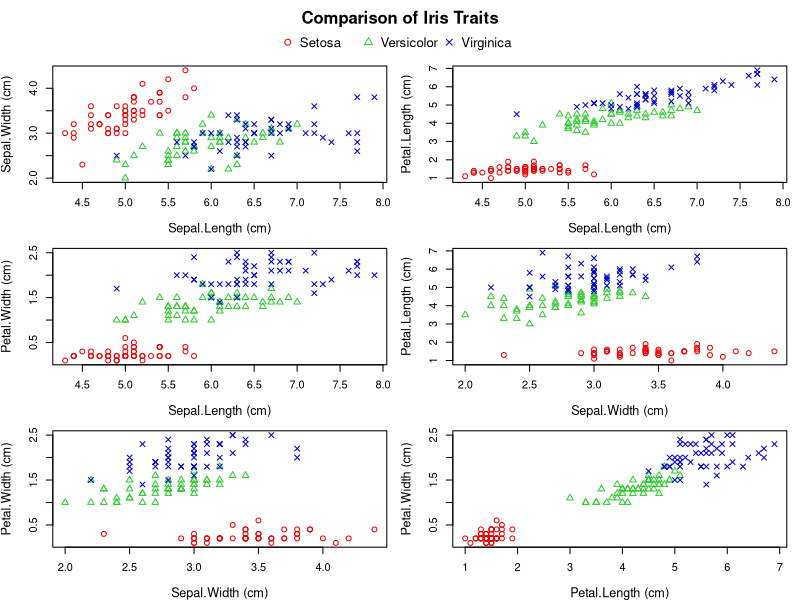
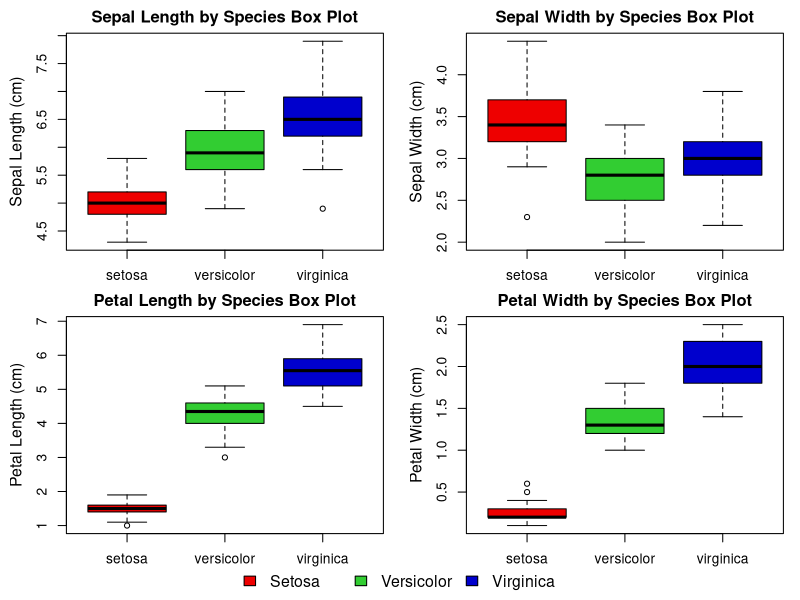
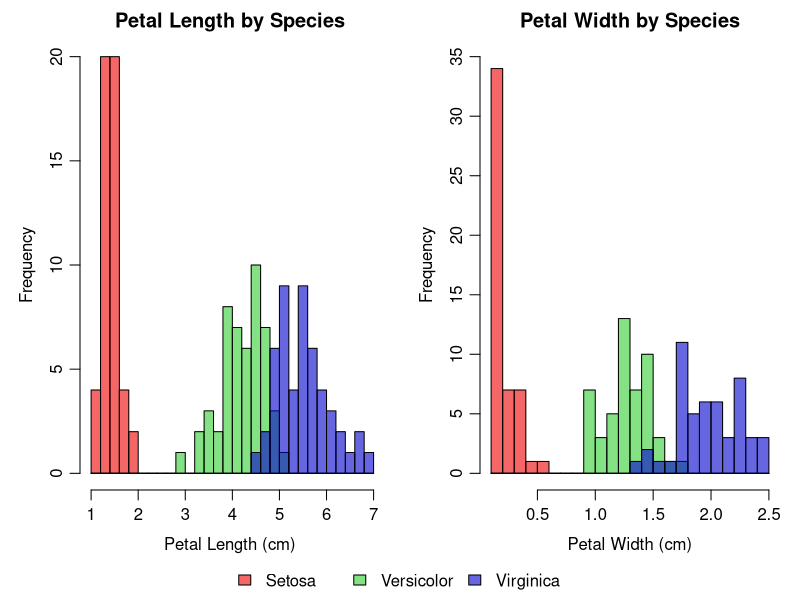

Here is the R script that generated these plots, in order:
# built into R
data("iris")

# ____CONSTANTS____
speciesID <- as.numeric(as.factor(iris$Species))

# red = setosa, green = versicolor, blue = virginica
color <- c("red2", "limegreen", "mediumblue")
colorVals <- color[speciesID]

# circle, triangle, X
pchVals <- c(1, 2, 4)[speciesID]

# ____COMPARISON OF IRIS TRAITS____

# Graphs of pairs of traits with different colors for each species
par(mfrow = c(3, 2),
    mar = c(4, 4, 1, 1),
    oma = c(0, 0, 4, 0)) 
combinations <- combn(1:4, 2)
for(i in 1:6) {
  xCol <- combinations[1, i]
  yCol <- combinations[2, i]
  
  xLabel <- paste(names(iris)[xCol], "(cm)")
  yLabel <- paste(names(iris)[yCol], "(cm)")
  
  plot(iris[, xCol], iris[, yCol],
       col = colorVals,
       pch = pchVals,
       xlab = xLabel,
       ylab = yLabel,
       cex.lab = 1.15)
}
# title
mtext("Comparison of Iris Traits", outer = TRUE, font = 2, line = 2)

# legend
par(fig = c(0, 1, 0, 1), oma = c(0, 0, 2, 0), mar = c(0, 0, 0, 0), new = TRUE)
plot(0, 0, type = "n", bty = "n", xaxt = "n", yaxt = "n")
legend("top", legend = c("Setosa", "Versicolor", "Virginica"),
       col = color, pch = c(1, 2, 4), horiz = TRUE, bty = "n", cex = 1.2)

# ____FEATURE BOX PLOTS____

# Box plots of each feature by species
par(mfrow = c(2, 2),
    mar = c(2, 4, 2, 1),
    oma = c(2, 0, 0, 0),
    mgp = c(2.5, 1, 0))
boxplot(Sepal.Length ~ Species,
        data = iris,
        main = "Sepal Length by Species Box Plot",
        ylab = "Sepal Length (cm)",
        cex.lab = 1.15,
        col = color)
boxplot(Sepal.Width ~ Species,
        data = iris,
        main = "Sepal Width by Species Box Plot",
        ylab = "Sepal Width (cm)",
        cex.lab = 1.15,
        col = color)
boxplot(Petal.Length ~ Species,
        data = iris,
        main = "Petal Length by Species Box Plot",
        ylab = "Petal Length (cm)",
        cex.lab = 1.15,
        col = color)
boxplot(Petal.Width ~ Species,
        data = iris,
        main = "Petal Width by Species Box Plot",
        ylab = "Petal Width (cm)",
        cex.lab = 1.15,
        col = color)

# legend
par(fig = c(0, 1, 0, 1), oma = c(0, 0, 0, 0), mar = c(0, 0, 0, 0), new = TRUE)
plot(0, 0, type = "n", bty = "n", xaxt = "n", yaxt = "n")
legend("bottom", legend = c("Setosa", "Versicolor", "Virginica"), 
       fill = color, horiz = TRUE, bty = "n", cex = 1.15)

# ____HISTOGRAMS____

par(mfrow = c(1, 2),
    mar = c(4, 4, 2, 1),
    oma = c(1.5, 0, 0, 0),
    mgp = c(2.2, .7, 0))

# seperate iris data set into each species
setosa <- iris[iris$Species == "setosa",]
versicolor <- iris[iris$Species == "versicolor",]
virginica <- iris[iris$Species == "virginica",]

# histogram color adjustment
histColor <- adjustcolor(color, alpha.f = .6)

# petal length params
ylimits <- c(0, 20)
xlimits <- c(min(iris$Petal.Length), max(iris$Petal.Length))
breakLen <- pretty(iris$Petal.Length, n = 25)

# histogram of petal lengths
hist(setosa$Petal.Length,
     breaks = breakLen,
     ylim = ylimits,
     xlim = xlimits,
     main = "Petal Length by Species",
     xlab = "Petal Length (cm)", 
     col = histColor[1])
hist(versicolor$Petal.Length,
     breaks = breakLen,
     col = histColor[2],
     add = TRUE)
hist(virginica$Petal.Length,
     breaks = breakLen,
     col = histColor[3],
     add = TRUE)

# petal width params
ylimits <- c(0, 35)
xlimits <- c(min(iris$Petal.Width), max(iris$Petal.Width))
breakLen <- pretty(iris$Petal.Width, n = 20)

# histogram of petal widths
hist(setosa$Petal.Width,
     breaks = breakLen,
     ylim = ylimits,
     xlim = xlimits,
     main = "Petal Width by Species",
     xlab = "Petal Width (cm)", 
     col = histColor[1])
hist(versicolor$Petal.Width,
     breaks = breakLen,
     col = histColor[2],
     add = TRUE)
hist(virginica$Petal.Width,
     breaks = breakLen,
     col = histColor[3],
     add = TRUE)

# legend
par(fig = c(0, 1, 0, 1), oma = c(0, 0, 0, 0), mar = c(0, 0, 0, 0), new = TRUE)
plot(0, 0, type = "n", bty = "n", xaxt = "n", yaxt = "n")
legend("bottom", legend = c("Setosa", "Versicolor", "Virginica"), 
       fill = histColor, horiz = TRUE, bty = "n")

# ____CONFIDENCE INTERVALS____

# gets confidence interval of the mean for a data set 
# default significance level of .05
getMeanConfidenceInterval <- function(dataSet, sigLevel = .05) {
  
  xBar <- mean(dataSet)
  S <- sd(dataSet) 
  n <- length (dataSet)
  
  dof <- n-1 # degree of freedom
  stndErr <- S / sqrt(n)
  
  tVal <- qt(1 - (sigLevel/2), dof)
  
  lowerBound <- xBar - (tVal * stndErr)
  upperBound <- xBar + (tVal * stndErr)
  
  return (c(lowerBound, upperBound))
}

# use getMeanConfidnceInterval to find CI of petal length for each species
ptlLenCIsetosa <- getMeanConfidenceInterval(setosa$Petal.Length)
ptlLenCIversicolor <- getMeanConfidenceInterval(versicolor$Petal.Length)
ptlLenCIvirginica <- getMeanConfidenceInterval(virginica$Petal.Length)

# round to make display better
roundPLCISet <- round(ptlLenCIsetosa, 4)
roundPLCIVer <- round(ptlLenCIversicolor, 4)
roundPLCIVir <- round(ptlLenCIvirginica, 4)

# display results
print("95% Confidence Intervals for Petal Length Means:")
print(paste0("Setosa: [", roundPLCISet[1], ", ", roundPLCISet[2], "]"))
print(paste0("Versicolor: [", roundPLCIVer[1], ", ", roundPLCIVer[2], "]"))
print(paste0("Virginica: [", roundPLCIVir[1], ", ", roundPLCIVir[2], "]"))

# ___HYPOTHESIS TEST ON MEAN____

# helper test variance equivalence of two unknown var
testTwoVar <- function(dataSet1, dataSet2, sigLevel = .05) {
  
  dof1 <- length(dataSet1) - 1
  dof2 <- length(dataSet2) - 1
  
  sampleVar1 <- var(dataSet1)
  sampleVar2 <- var(dataSet2)
  
  testStatisic <- sampleVar1 / sampleVar2
  
  pLeft <- pf(testStatisic, dof1, dof2)
  pRight <- 1 - pf(testStatisic, dof1, dof2)
    
  pVal <- 2 * min(pLeft, pRight)
  
  # TRUE if variance are equal
  return (pVal > sigLevel)
}

# tests mean1 > mean2 returns TRUE if mean1 > mean2
testMeanGreater <- function(dataSet1, dataSet2, sigLevel = .05) {
  
  isEqualVar <- testTwoVar(dataSet1, dataSet2)
  
  n1 <- length(dataSet1)
  xBar1 <- mean(dataSet1)
  sampleVar1 <- var(dataSet1)
  
  n2 <- length(dataSet2)
  xBar2 <- mean(dataSet2)
  sampleVar2 <- var(dataSet2)

  obsVal <- 0 # observed value
  dof <- 0 # degree of freedom
  
  if (isEqualVar) {
    dof <- n1 + n2 - 2
    
    pooledVar <- ((n1-1)*sampleVar1 + (n2-1)*sampleVar2) / dof
    
    obsVal <- (xBar1 - xBar2) / sqrt(pooledVar*(1/n1 + 1/n2))
  }
  
  else {
    dof <- floor( (sampleVar1/n1 + sampleVar2/n2)^2 / 
                    (
                      ((sampleVar1/n1)^2) / (n1 - 1) +
                        ((sampleVar2/n2)^2) / (n2 - 1)
                    )
    )
    
    obsVal <- (xBar1 - xBar2) / sqrt(sampleVar1/n1 + sampleVar2/n2)
  }
  
  pVal <- pt(obsVal, dof, lower.tail = FALSE)
  
  return (c(pVal < sigLevel, sigLevel, pVal))
}


PLVirGrtVer <- testMeanGreater(virginica$Petal.Length, versicolor$Petal.Length)
PLVerGrtSet <- testMeanGreater(versicolor$Petal.Length, setosa$Petal.Length)

if (PLVirGrtVer[1]) {
  # significant case
  print(paste0("Reject Null: Virginica length is greater (p = ", 
               PLVirGrtVer[3] ," > ", PLVirGrtVer[2],")"))
} else {
  # not significant case
  print(paste0("Fail to Reject: Virginica length is NOT significantly greater",
               " (p = ", PLVirGrtVer[3]," > ", PLVirGrtVer[2],")"))
}

if (PLVerGrtSet[1]) {
  print(paste0("Reject Null: Versicolor length is greater (p = ", 
               PLVerGrtSet[3] ," > ", PLVerGrtSet[2],")"))
} else {
  print(paste0("Fail to Reject: Versicolor length is NOT significantly greater",
               " (p = ", PLVerGrtSet[3]," > ", PLVerGrtSet[2],")"))
}

